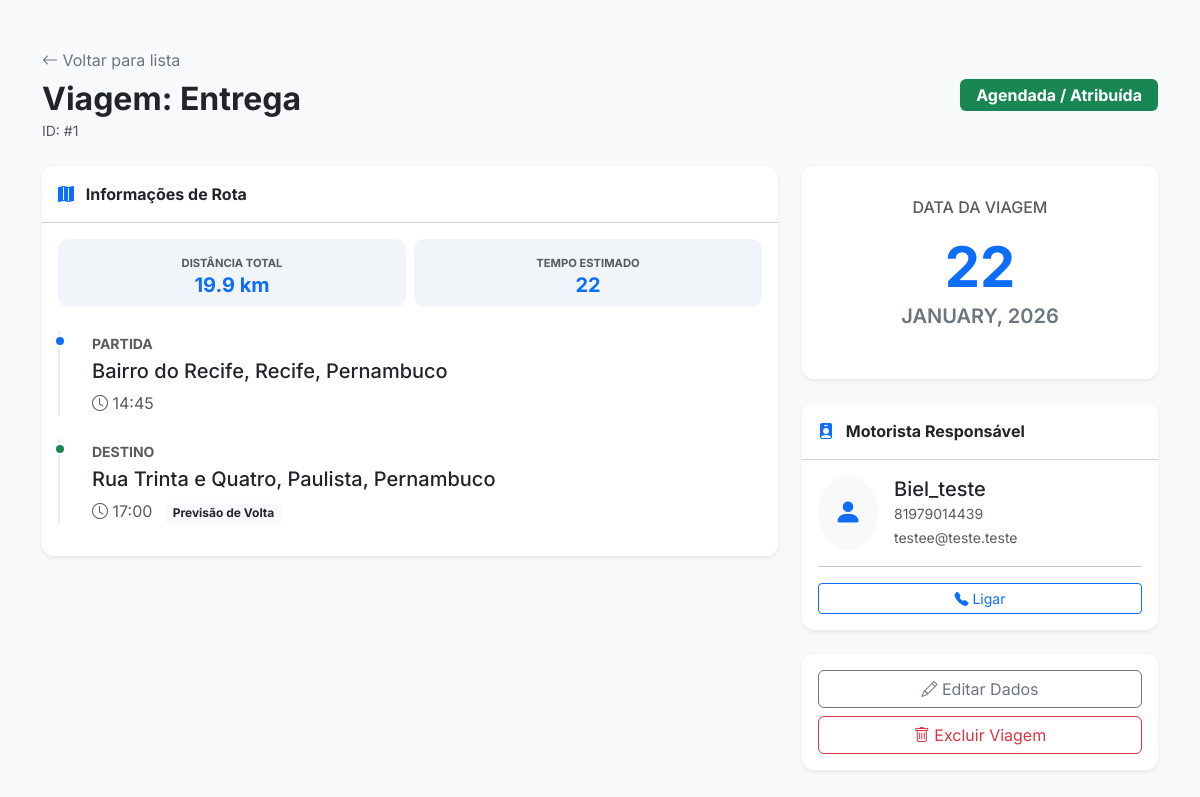
/viagem/detalhes/1, run on the app's committed database.
### models/models.py (models this page shows, shortened)
class Viagem(db.Model):
    __tablename__ = 'viagem'
    id = db.Column(db.Integer, primary_key=True)
    titulo = db.Column(db.String(100), nullable=False)
    descricao = db.Column(db.Text, nullable=True)
    local_partida = db.Column(db.String(200))
    local_destino = db.Column(db.String(200))
    distancia_km = db.Column(db.Float, nullable=True)       # Ex: 12.5
    tempo_estimado = db.Column(db.String(50), nullable=True) # Ex: "45" ou "1h 20m"
    horario_estimado_partida = db.Column(db.Time, nullable=True)
    horario_estimado_volta = db.Column(db.Time, nullable=True)
    data_viagem = db.Column(db.Date, nullable=False)
    status = db.Column(db.String(50), default='Pendente')
    id_admin_criador = db.Column(db.Integer, db.ForeignKey('administrador.id'), nullable=True)
    atribuicoes = db.relationship('Atribuicao', backref='viagem', lazy=True, cascade="all, delete-orphan")

class Motorista(db.Model):
    __tablename__ = 'motorista'
    id = db.Column(db.Integer, primary_key=True)
    nome = db.Column(db.String(100), nullable=False)
    email = db.Column(db.String(100), unique=True, nullable=False)
    telefone = db.Column(db.String(20))
    topico_ntfy = db.Column(db.String(100), unique=True, nullable=True)
    ativo = db.Column(db.Boolean, default=True)
    atribuicoes = db.relationship('Atribuicao', backref='motorista', lazy=True)

### routes/viagem.py (the view)
@viagem_bp.route('/detalhes/<int:id_viagem>', methods=['GET'])
def detalhes_viagem(id_viagem):
    viagem = viagem_service.get_by_id(id_viagem)
    if not viagem:
        return "<h1>Viagem não encontrada</h1>", 404
    motorista = None
    if viagem.atribuicoes:
        motorista = viagem.atribuicoes[0].motorista
    return render_template('detalhes_viagem.html', viagem=viagem, motorista=motorista)

### repositories/viagem_repository.py (called while the page is built)
    def get_by_id(self, id_viagem):
        return Viagem.query.get(id_viagem)

### services/viagem_service.py (called while the page is built)
    def get_by_id(self, id_viagem):
        if not id_viagem:
            return None
        return self.repo.get_by_id(id_viagem)

### templates/detalhes_viagem.html (shortened to what this page needs)
<!DOCTYPE html>
<html lang="pt-br">
<head>
    <link href="https://cdn.jsdelivr.net/npm/bootstrap@5.3.3/dist/css/bootstrap.min.css" rel="stylesheet">
    <link rel="stylesheet" href="https://cdn.jsdelivr.net/npm/bootstrap-icons@1.11.3/font/bootstrap-icons.min.css">
</head>
<body>
    <div class="container py-5">
        <div class="d-flex justify-content-between align-items-center mb-4">
            <div>
                <a href="/viagem/" class="text-decoration-none text-secondary mb-2 d-inline-block">
                    <i class="bi bi-arrow-left"></i> Voltar para lista
                </a>
                <h2 class="fw-bold mb-0">Viagem: {{ viagem.titulo }}</h2>
                <small class="text-muted">ID: #{{ viagem.id }}</small>
            </div>
            <div>
                {% if viagem.status == 'Concluída' %}
                    <span class="badge bg-secondary fs-6 px-3 py-2">Concluída</span>
                {% elif viagem.status == 'Atribuída' %}
                    <span class="badge bg-success fs-6 px-3 py-2">Agendada / Atribuída</span>
                {% else %}
                    <span class="badge bg-warning text-dark fs-6 px-3 py-2">Pendente</span>
                {% endif %}
            </div>
        </div>
        <div class="row g-4">
            <div class="col-lg-8">
                <div class="card mb-4">
                    <div class="card-header bg-transparent fw-bold py-3">
                        <i class="bi bi-map-fill text-primary me-2"></i> Informações de Rota
                    </div>
                    <div class="card-body">
                        <div class="row mb-4 gx-2">
                            <div class="col-6">
                                <div class="info-box text-center">
                                    <small class="text-muted text-uppercase fw-bold" style="font-size: 0.7rem;">Distância Total</small>
                                    <h5 class="text-primary mb-0 fw-bold">
                                        {{ viagem.distancia_km if viagem.distancia_km else '--' }} km
                                    </h5>
                                </div>
                            </div>
                            <div class="col-6">
                                <div class="info-box text-center">
                                    <small class="text-muted text-uppercase fw-bold" style="font-size: 0.7rem;">Tempo Estimado</small>
                                    <h5 class="text-primary mb-0 fw-bold">
                                        {{ viagem.tempo_estimado if viagem.tempo_estimado else '--' }}
                                    </h5>
                                </div>
                            </div>
                        </div>
                        <div class="timeline-item">
                            <small class="text-muted text-uppercase fw-bold">Partida</small>
                            <h5 class="mt-1">{{ viagem.local_partida }}</h5>
                            <div class="text-muted">
                                <i class="bi bi-clock"></i>
                                {{ viagem.horario_estimado_partida.strftime('%H:%M') if viagem.horario_estimado_partida else '--:--' }}
                            </div>
                        </div>
                        <div class="py-1"></div>
                        <div class="timeline-item dest">
                            <small class="text-muted text-uppercase fw-bold">Destino</small>
                            <h5 class="mt-1">{{ viagem.local_destino }}</h5>
                            <div class="text-muted">
                                <i class="bi bi-clock"></i>
                                {{ viagem.horario_estimado_volta.strftime('%H:%M') if viagem.horario_estimado_volta else '--:--' }}
                                <span class="badge bg-light text-dark ms-2">Previsão de Volta</span>
                            </div>
                        </div>
                    </div>
                </div>
            </div>
            <div class="col-lg-4">
                <div class="card mb-4 text-center p-3">
                    <div class="card-body">
                        <h6 class="text-muted text-uppercase mb-3">Data da Viagem</h6>
                        <h1 class="display-4 fw-bold text-primary mb-0">
                            {{ viagem.data_viagem.strftime('%d') }}
                        </h1>
                        <p class="fs-5 text-uppercase fw-semibold text-secondary">
                            {{ viagem.data_viagem.strftime('%B, %Y') }}
                        </p>
                    </div>
                </div>
                <div class="card mb-4">
                    <div class="card-header bg-transparent fw-bold py-3">
                        <i class="bi bi-person-badge-fill text-primary me-2"></i> Motorista Responsável
                    </div>
                    <div class="card-body">
                        {% if motorista %}
                            <div class="d-flex align-items-center">
                                <div class="bg-light rounded-circle p-3 me-3 text-primary">
                                    <i class="bi bi-person-fill fs-3"></i>
                                </div>
                                <div>
                                    <h5 class="mb-0">{{ motorista.nome }}</h5>
                                    <small class="text-muted">{{ motorista.telefone or 'Sem telefone' }}</small>
                                    <br>
                                    <small class="text-muted">{{ motorista.email }}</small>
                                </div>
                            </div>
                            <hr>
                            <div class="d-grid">
                                <a href="tel:{{ motorista.telefone }}" class="btn btn-outline-primary btn-sm">
                                    <i class="bi bi-telephone-fill"></i> Ligar
                                </a>
                            </div>
                        {% else %}
                            <div class="text-center py-3">
                                <i class="bi bi-person-x fs-1 text-muted opacity-25"></i>
                                <p class="text-muted mt-2">Nenhum motorista atribuído ainda.</p>
                                </div>
                        {% endif %}
                    </div>
                </div>
                <div class="card">
                    <div class="card-body">
                        <div class="d-grid gap-2">
                            <button class="btn btn-outline-secondary"><i class="bi bi-pencil"></i> Editar Dados</button>
                            <button class="btn btn-outline-danger"><i class="bi bi-trash"></i> Excluir Viagem</button>
                        </div>
                    </div>
                </div>
            </div>
        </div>
    </div>
</body>
</html>

### templates/detalhes_viagem.html (style rules this page uses)
body { font-family: 'Inter', sans-serif; background-color: #f8f9fa; }
.card { border: none; box-shadow: 0 0.125rem 0.25rem rgba(0,0,0,0.075); border-radius: 0.75rem; }
.timeline-item { position: relative; padding-left: 2rem; border-left: 2px solid #e9ecef; margin-bottom: 1rem; }
.timeline-item::before { content: ''; position: absolute; left: -0.4rem; top: 0.2rem; width: 0.8rem; height: 0.8rem; border-radius: 50%; background: #0d6efd; border: 2px solid #fff; }
.timeline-item.dest::before { background: #198754; }
.info-box { background-color: #f1f4f9; border-radius: 10px; padding: 10px; }

### data on the page
Viagem: titulo "Entrega", id "1", distancia_km "19.9", tempo_estimado "22", local_partida "Bairro do Recife, Recife, Pernambuco", horario_estimado_partida "14:45", local_destino "Rua Trinta e Quatro, Paulista, Pernambuco", horario_estimado_volta "17:00", data_viagem "22", data_viagem "JANUARY, 2026"
Motorista: nome "Biel_teste", telefone "81979014439", email "testee@teste.teste"
